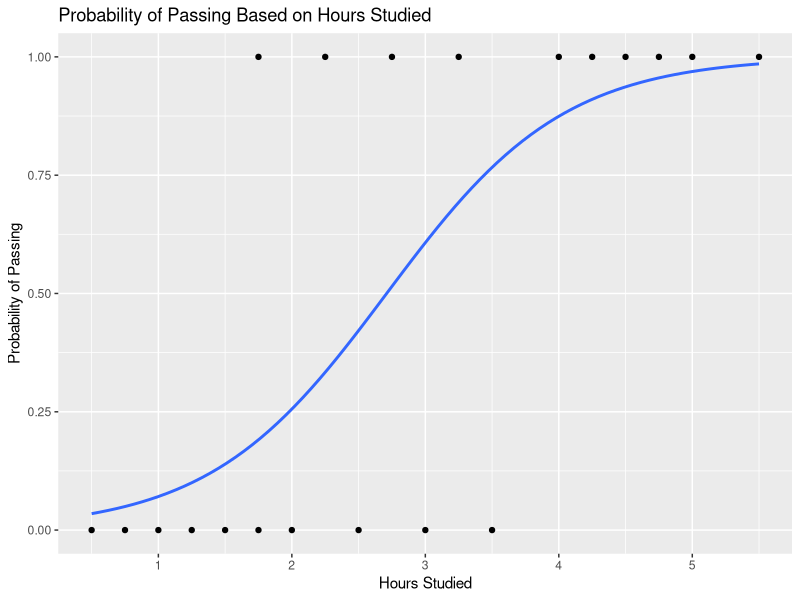

The R source for this figure:
#Compare the hours spent studying to whether a students passes an exam
#Plot data as points, linear regression and logarithmic regression
#Use logarithmic regression to create a predictive model
#Predict outcome for various study times


# load necessary graphing package
library(ggplot2)

#Enter Hours studied and Pass/Fail as vectors and convert to dataframe
Hours <- c(0.50, 0.75, 1.00, 1.25, 1.50, 1.75, 1.75, 2.00, 2.25,
           2.50, 2.75, 3.00, 3.25, 3.50, 4.00, 4.25, 4.50, 4.75,
           5.00, 5.50)
Pass <- c(0, 0, 0, 0, 0, 0, 1, 0, 1, 0, 1, 0, 1, 0, 1, 1, 1, 1, 1, 1)

hoursstudied = data.frame(Hours, Pass)


#Plot the data with logarithmic regression
ggplot(hoursstudied, aes(Hours, Pass)) + geom_point(aes()) + 
  geom_smooth(method = 'glm', se = FALSE, method.args = list(family=binomial)) + 
  labs(x = "Hours Studied", y = "Probability of Passing",
       title = "Probability of Passing Based on Hours Studied")


#Use logarithmic regression to create a predictive model
logmodel = glm(Pass ~ Hours, family = binomial(link ="logit"), 
                                             data = hoursstudied)

logmodel$coefficients 
summary(logmodel)

#Create model to predict outcome using hour coefficiecnt and intercept

#Predict outcome for a student who studied for 2 hours 
studentstudied = 2
probofpassing = 1/(1+exp(-(-4.077713+1.504645*studentstudied)))
probofpassing

#Predict outcome for a student who studied for 12 minutes 
studentstudied = .2
probofpassing = 1/(1+exp(-(-4.077713+1.504645*studentstudied)))
probofpassing

#Predict outcome for a student who studied for 4 hours
studentstudied = 4
probofpassing = 1/(1+exp(-(-4.077713+1.504645*studentstudied)))
probofpassing

